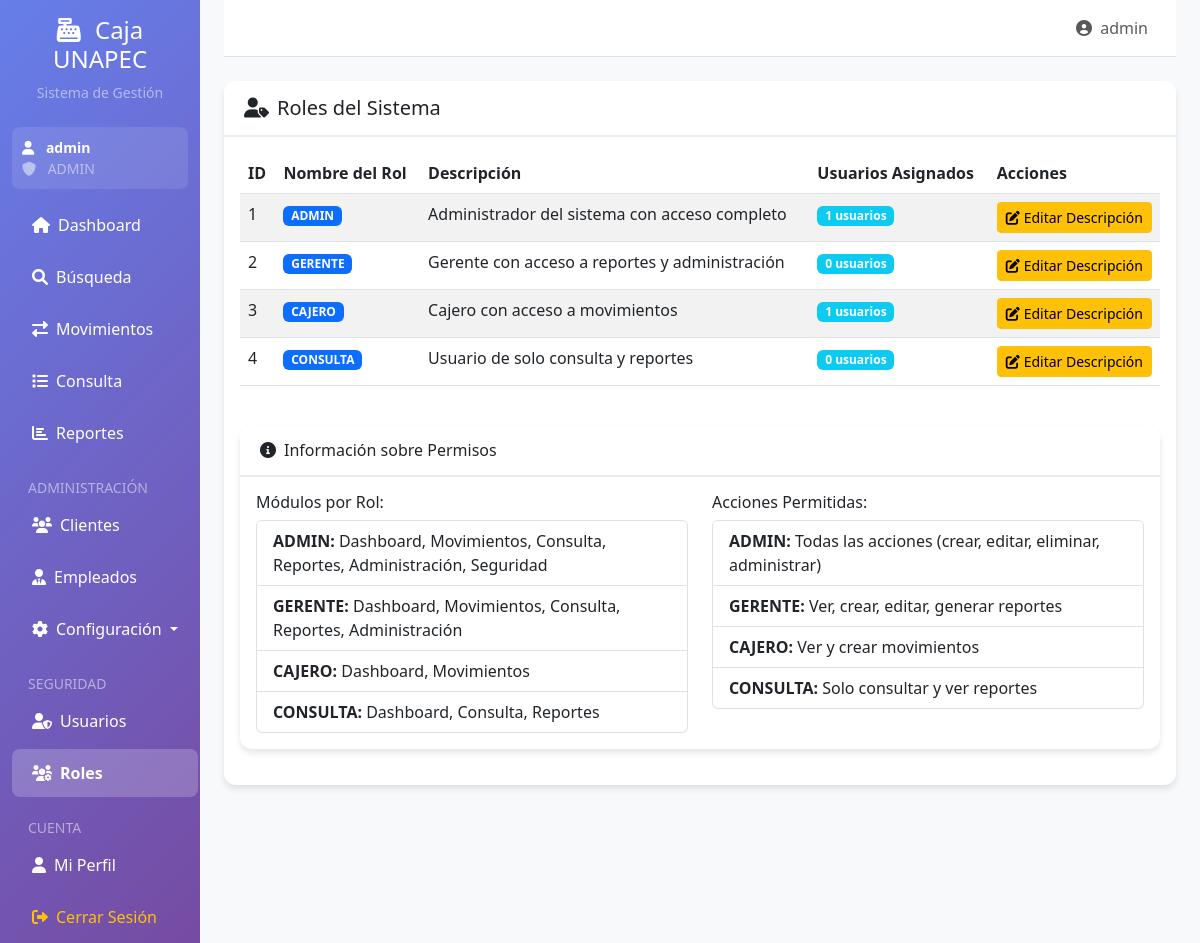
The page /admin/roles (signed in) on the database its author committed.
### app.py (models this page shows)
class Usuario(UserMixin, db.Model):
    id = db.Column(db.Integer, primary_key=True)
    username = db.Column(db.String(50), unique=True, nullable=False)
    password = db.Column(db.String(255), nullable=False)
    email = db.Column(db.String(100), unique=True, nullable=False)
    empleado_id = db.Column(db.Integer, db.ForeignKey('empleado.id'))
    rol_id = db.Column(db.Integer, db.ForeignKey('rol.id'), nullable=False)
    estado = db.Column(db.String(20), default='Activo')
    fecha_creacion = db.Column(db.DateTime, default=datetime.now)
    ultimo_acceso = db.Column(db.DateTime)

class Rol(db.Model):
    id = db.Column(db.Integer, primary_key=True)
    nombre = db.Column(db.String(50), unique=True, nullable=False)
    descripcion = db.Column(db.String(200))
    usuarios = db.relationship('Usuario', backref='rol', lazy=True)

### app.py (the view)
@app.route('/admin/roles')
@admin_required
def admin_roles():
    roles = Rol.query.all()
    return render_template('admin_roles.html', roles=roles)

### app.py (called while the page is built)
@login_manager.user_loader
def load_user(user_id):
    return Usuario.query.get(int(user_id))

def requiere_rol(roles_permitidos):
    def decorator(f):
        @wraps(f)
        def decorated_function(*args, **kwargs):
            if not current_user.is_authenticated:
                return redirect(url_for('login'))
            if current_user.rol.nombre not in roles_permitidos:
                flash('No tienes permisos para acceder a esta página.', 'danger')
                return redirect(url_for('index'))
            return f(*args, **kwargs)
        return decorated_function
    return decorator

@app.context_processor
def inject_datetime():
    return {'datetime': datetime}

### templates/admin_roles.html (shortened to what this page needs)
{% extends "base.html" %}
{% block content %}
<div class="row">
    <div class="col-12">
        <div class="card">
            <div class="card-header">
                <h5 class="card-title mb-0">
                    <i class="fas fa-user-tag me-2"></i>Roles del Sistema
                </h5>
            </div>
            <div class="card-body">
                <div class="table-responsive">
                    <table class="table table-striped">
                        <thead>
                            <tr>
                                <th>ID</th>
                                <th>Nombre del Rol</th>
                                <th>Descripción</th>
                                <th>Usuarios Asignados</th>
                                <th class="table-actions">Acciones</th>
                            </tr>
                        </thead>
                        <tbody>
                            {% for rol in roles %}
                            <tr>
                                <td>{{ rol.id }}</td>
                                <td>
                                    <span class="badge bg-primary">{{ rol.nombre }}</span>
                                </td>
                                <td>{{ rol.descripcion }}</td>
                                <td>
                                    <span class="badge bg-info">{{ rol.usuarios|length }} usuarios</span>
                                </td>
                                <td class="table-actions">
                                    <button type="button" class="btn btn-sm btn-warning" data-bs-toggle="modal" data-bs-target="#editRoleModal{{ rol.id }}">
                                        <i class="fas fa-edit me-1"></i>Editar Descripción
                                    </button>
                                </td>
                            </tr>
                            {% endfor %}
                        </tbody>
                    </table>
                </div>
                <div class="row mt-4">
                    <div class="col-12">
                        <div class="card">
                            <div class="card-header">
                                <h6 class="card-title mb-0">
                                    <i class="fas fa-info-circle me-2"></i>Información sobre Permisos
                                </h6>
                            </div>
                            <div class="card-body">
                                <div class="row">
                                    <div class="col-md-6">
                                        <h6>Módulos por Rol:</h6>
                                        <ul class="list-group">
                                            <li class="list-group-item">
                                                <strong>ADMIN:</strong> Dashboard, Movimientos, Consulta, Reportes, Administración, Seguridad
                                            </li>
                                            <li class="list-group-item">
                                                <strong>GERENTE:</strong> Dashboard, Movimientos, Consulta, Reportes, Administración
                                            </li>
                                            <li class="list-group-item">
                                                <strong>CAJERO:</strong> Dashboard, Movimientos
                                            </li>
                                            <li class="list-group-item">
                                                <strong>CONSULTA:</strong> Dashboard, Consulta, Reportes
                                            </li>
                                        </ul>
                                    </div>
                                    <div class="col-md-6">
                                        <h6>Acciones Permitidas:</h6>
                                        <ul class="list-group">
                                            <li class="list-group-item">
                                                <strong>ADMIN:</strong> Todas las acciones (crear, editar, eliminar, administrar)
                                            </li>
                                            <li class="list-group-item">
                                                <strong>GERENTE:</strong> Ver, crear, editar, generar reportes
                                            </li>
                                            <li class="list-group-item">
                                                <strong>CAJERO:</strong> Ver y crear movimientos
                                            </li>
                                            <li class="list-group-item">
                                                <strong>CONSULTA:</strong> Solo consultar y ver reportes
                                            </li>
                                        </ul>
                                    </div>
                                </div>
                            </div>
                        </div>
                    </div>
                </div>
            </div>
        </div>
    </div>
</div>
{% endblock %}

### templates/base.html (shortened to what this page needs)
<!DOCTYPE html>
<html lang="es">
<head>
    <link href="https://cdn.jsdelivr.net/npm/bootstrap@5.3.0/dist/css/bootstrap.min.css" rel="stylesheet">
    <link href="https://cdnjs.cloudflare.com/ajax/libs/font-awesome/6.0.0/css/all.min.css" rel="stylesheet">
</head>
<body>
    <div class="container-fluid">
        <div class="row">
            <div class="col-md-3 col-lg-2 sidebar d-md-block collapse">
                <div class="position-sticky pt-3">
                    <div class="text-center mb-4">
                        <h4 class="text-white">
                            <i class="fas fa-cash-register me-2"></i>
                            Caja UNAPEC
                        </h4>
                        <p class="text-white-50 small">Sistema de Gestión</p>
                    </div>
                    {% if current_user.is_authenticated %}
                    <div class="user-info">
                        <div class="text-white small">
                            <i class="fas fa-user me-2"></i>
                            <strong>{{ current_user.username }}</strong>
                        </div>
                        <div class="text-white-50 small">
                            <i class="fas fa-shield-alt me-2"></i>
                            {{ current_user.rol.nombre }}
                        </div>
                    </div>
                    {% endif %}
                    <ul class="nav flex-column">
                        <li class="nav-item">
                            <a class="nav-link {% if request.endpoint == 'index' %}active{% endif %}" href="{{ url_for('index') }}">
                                <i class="fas fa-home me-2"></i>Dashboard
                            </a>
                        </li>
                        <li class="nav-item">
                            <a class="nav-link {% if request.endpoint == 'busqueda' %}active{% endif %}" href="{{ url_for('busqueda') }}">
                                <i class="fas fa-search me-2"></i>Búsqueda
                            </a>
                        </li>
                        {% if current_user.is_authenticated and current_user.rol.nombre in ['ADMIN', 'GERENTE', 'CAJERO'] %}
                        <li class="nav-item">
                            <a class="nav-link {% if request.endpoint == 'movimientos' %}active{% endif %}" href="{{ url_for('movimientos') }}">
                                <i class="fas fa-exchange-alt me-2"></i>Movimientos
                            </a>
                        </li>
                        {% endif %}
                        {% if current_user.is_authenticated and current_user.rol.nombre in ['ADMIN', 'GERENTE', 'CONSULTA'] %}
                        <li class="nav-item">
                            <a class="nav-link {% if request.endpoint == 'consulta' %}active{% endif %}" href="{{ url_for('consulta') }}">
                                <i class="fas fa-list me-2"></i>Consulta
                            </a>
                        </li>
                        {% endif %}
                        {% if current_user.is_authenticated and current_user.rol.nombre in ['ADMIN', 'GERENTE', 'CONSULTA'] %}
                        <li class="nav-item">
                            <a class="nav-link {% if request.endpoint == 'reporte' %}active{% endif %}" href="{{ url_for('reporte') }}">
                                <i class="fas fa-chart-bar me-2"></i>Reportes
                            </a>
                        </li>
                        {% endif %}
                        {% if current_user.is_authenticated and current_user.rol.nombre in ['ADMIN', 'GERENTE'] %}
                        <li class="nav-item mt-3">
                            <small class="text-white-50 px-3">ADMINISTRACIÓN</small>
                        </li>
                        <li class="nav-item">
                            <a class="nav-link {% if request.endpoint == 'clientes' %}active{% endif %}" href="{{ url_for('clientes') }}">
                                <i class="fas fa-users me-2"></i>Clientes
                            </a>
                        </li>
                        <li class="nav-item">
                            <a class="nav-link {% if request.endpoint == 'empleados' %}active{% endif %}" href="{{ url_for('empleados') }}">
                                <i class="fas fa-user-tie me-2"></i>Empleados
                            </a>
                        </li>
                        <li class="nav-item dropdown">
                            <a class="nav-link dropdown-toggle" href="#" role="button" data-bs-toggle="dropdown">
                                <i class="fas fa-cog me-2"></i>Configuración
                            </a>
                        </li>
                        {% endif %}
                        {% if current_user.is_authenticated and current_user.rol.nombre == 'ADMIN' %}
                        <li class="nav-item mt-3">
                            <small class="text-white-50 px-3">SEGURIDAD</small>
                        </li>
                        <li class="nav-item">
                            <a class="nav-link {% if request.endpoint == 'admin_usuarios' %}active{% endif %}" href="{{ url_for('admin_usuarios') }}">
                                <i class="fas fa-user-shield me-2"></i>Usuarios
                            </a>
                        </li>
                        <li class="nav-item">
                            <a class="nav-link {% if request.endpoint == 'admin_roles' %}active{% endif %}" href="{{ url_for('admin_roles') }}">
                                <i class="fas fa-users-cog me-2"></i>Roles
                            </a>
                        </li>
                        {% endif %}
                        <li class="nav-item mt-3">
                            <small class="text-white-50 px-3">CUENTA</small>
                        </li>
                        <li class="nav-item">
                            <a class="nav-link {% if request.endpoint == 'perfil' %}active{% endif %}" href="{{ url_for('perfil') }}">
                                <i class="fas fa-user me-2"></i>Mi Perfil
                            </a>
                        </li>
                        <li class="nav-item">
                            <a class="nav-link text-warning" href="{{ url_for('logout') }}">
                                <i class="fas fa-sign-out-alt me-2"></i>Cerrar Sesión
                            </a>
                        </li>
                    </ul>
                </div>
            </div>
            <div class="col-md-9 col-lg-10 main-content ms-sm-auto px-md-4">
                <nav class="navbar navbar-expand-lg navbar-light bg-white border-bottom">
                    <div class="container-fluid">
                        <div class="navbar-nav ms-auto">
                            {% if current_user.is_authenticated %}
                            <span class="navbar-text me-3">
                                <i class="fas fa-user-circle me-1"></i>
                                {{ current_user.username }}
                            </span>
                            {% endif %}
                        </div>
                    </div>
                </nav>
                <main class="py-4">
                    {% block content %}{% endblock %}
                </main>
            </div>
        </div>
    </div>
</body>
</html>

### templates/base.html (style rules this page uses)
.sidebar { min-height: 100vh; background: linear-gradient(135deg, #667eea 0%, #764ba2 100%); }
.sidebar .nav-link { color: #fff; padding: 12px 20px; margin: 2px 0; border-radius: 8px; transition: all 0.3s; }
.sidebar .nav-link.active { background: rgba(255, 255, 255, 0.2); font-weight: bold; }
.table-actions { white-space: nowrap; width: 1%; }
.main-content { background-color: #f8f9fa; min-height: 100vh; }
.card { border: none; border-radius: 12px; box-shadow: 0 4px 6px rgba(0, 0, 0, 0.1); margin-bottom: 20px; }
.card-header { background: white; border-bottom: 2px solid #e9ecef; border-radius: 12px 12px 0 0 !important; padding: 15px 20px; }
.user-info { background: rgba(255, 255, 255, 0.1); border-radius: 8px; padding: 10px; margin: 10px 0; }

### rows shown on the page
Usuario: username "admin"
Rol: rol.nombre "ADMIN", id "1", nombre "ADMIN", descripcion "Administrador del sistema con acceso completo", usuarios|length "1"
Rol: id "2", nombre "GERENTE", descripcion "Gerente con acceso a reportes y administración", usuarios|length "0"
Rol: id "3", nombre "CAJERO", descripcion "Cajero con acceso a movimientos", usuarios|length "1"
Rol: id "4", nombre "CONSULTA", descripcion "Usuario de solo consulta y reportes", usuarios|length "0"
